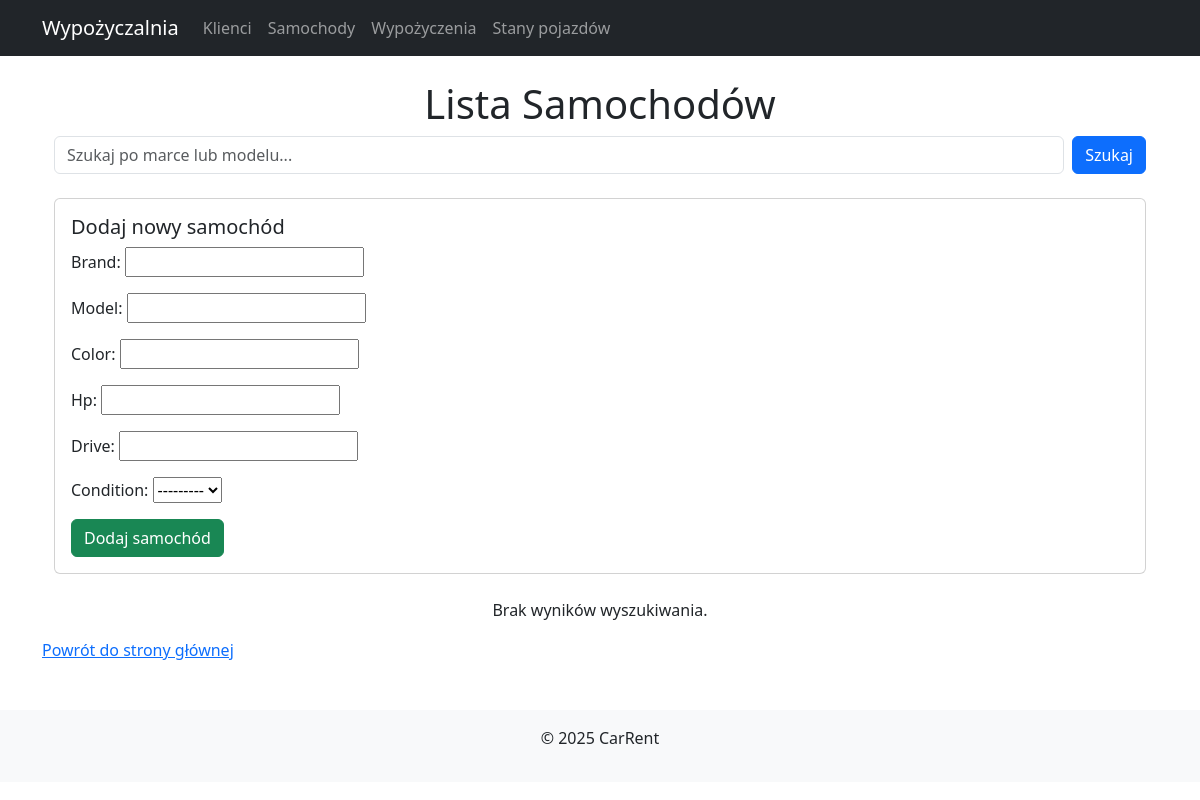
The page /carrent/cars/ on the database as committed earlier.
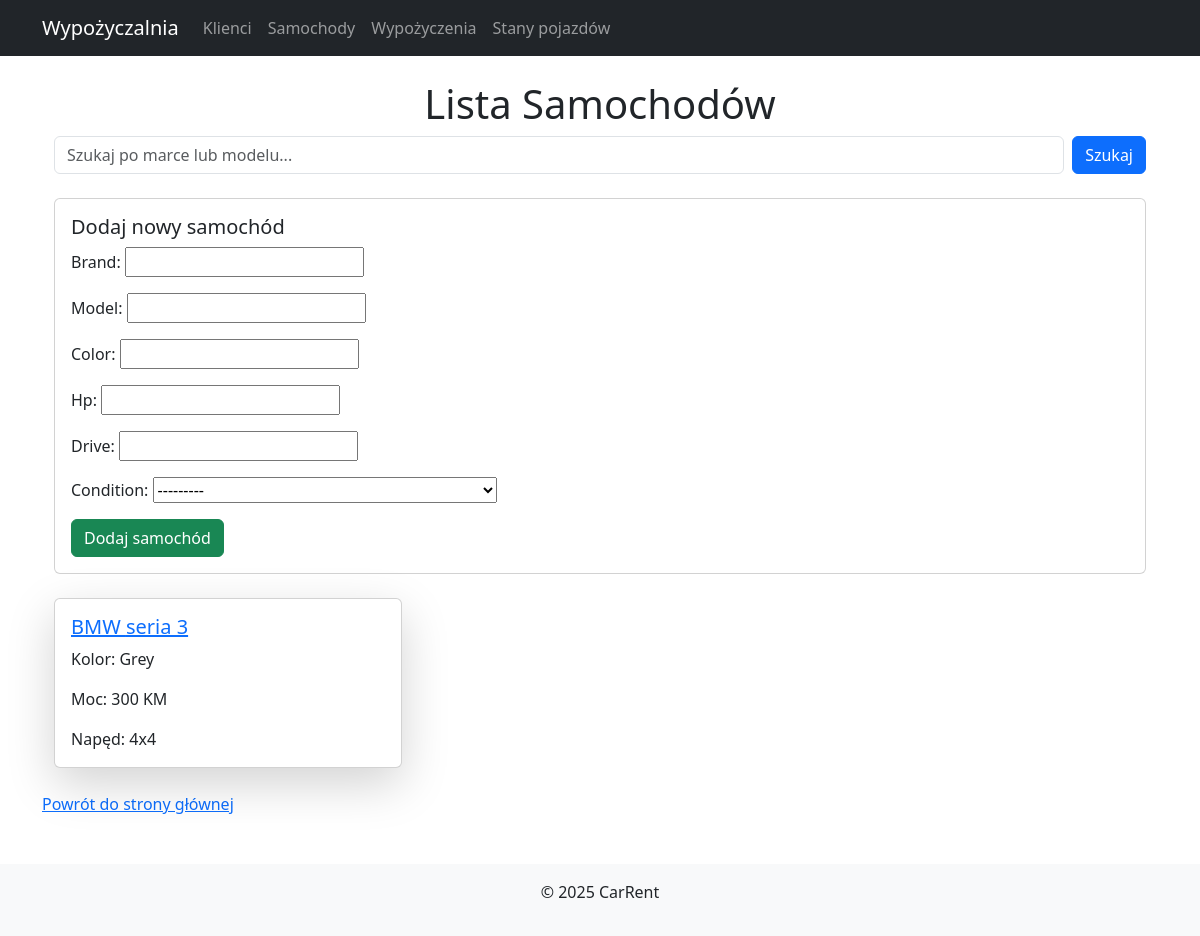
The same page on the database as committed later.
### carrent/models.py (models this page shows, shortened)
class Car(models.Model):
    id = models.IntegerField(primary_key=True)
    brand = models.CharField(max_length=50)
    model = models.CharField(max_length=50)
    color = models.CharField(max_length=50)
    hp = models.IntegerField()
    drive = models.CharField(max_length=50)
    condition = models.ForeignKey(Condition, null=True, blank=True, on_delete=models.CASCADE)
    class Meta:
        ordering = ['id', 'brand']

### carrent/views.py (the view)
# urls.py: path('cars/', views.car_list, name='car_list'),
def car_list(request):
    query = request.GET.get('q')
    cars = Car.objects.all()
    if query:
        cars = cars.filter(brand__icontains=query) | cars.filter(model__icontains=query)
    if request.method == "POST":
        form = CarForm(request.POST)
        if form.is_valid():
            form.save()
            return redirect('car_list')  # Odśwież stronę po dodaniu samochodu
    else:
        form = CarForm()
    return render(request, 'carrent/car/list.html', {'cars': cars, 'query': query, 'form': form})

### carrent/forms.py
class CarForm(forms.ModelForm):
    class Meta:
        model = Car
        fields = ['brand', 'model', 'color', 'hp', 'drive', 'condition']

### carrent/models.py (called while the page is built)
    def clean_in_text(self):
        return "Czyste wew." if self.cleanIn else "Brudne wew."

    def clean_out_text(self):
        return "Czyste zew." if self.cleanOut else "Brudne zew."

    def __str__(self):
        return f"{self.clean_in_text()} {self.clean_out_text()} {self.tires}"

### carrent/templates/carrent/car/list.html (shortened to what this page needs)
{% extends 'carrent/base.html' %}
{% block content %}
<div class="container">
    <h1 class="text-center">Lista Samochodów</h1>
    <form method="GET" class="d-flex mb-4">
        <input type="text" name="q" class="form-control me-2" placeholder="Szukaj po marce lub modelu..."
               value="{{ query|default_if_none:'' }}">
        <button type="submit" class="btn btn-primary">Szukaj</button>
    </form>
    <div class="card mb-4">
        <div class="card-body">
            <h5 class="card-title">Dodaj nowy samochód</h5>
            <form method="POST">
                {{ form.as_p }}
                <button type="submit" class="btn btn-success">Dodaj samochód</button>
            </form>
        </div>
    </div>
    <div class="row">
        {% for car in cars %}
            <div class="col-md-4">
                <div class="card shadow-lg mb-4">
                    <div class="card-body">
                        <a href="{% url 'car_detail' car.id %}">
                        <h5 class="card-title">{{ car.brand }} {{ car.model }}</h5> </a>
                        <p class="card-text">Kolor: {{ car.color }}</p>
                        <p class="card-text">Moc: {{ car.hp }} KM</p>
                        <p class="card-text">Napęd: {{ car.drive }}</p>
                    </div>
                </div>
            </div>
        {% empty %}
            <p class="text-center">Brak wyników wyszukiwania.</p>
        {% endfor %}
    </div>
</div>
<a href="{% url 'home' %}">Powrót do strony głównej</a>
{% endblock %}

Rows that differ between the two databases and show on the page:
added Car: brand "BMW", model "seria 3", color "Grey", hp "300", drive "4x4"
Other text that changed with them:
text no longer shown: "Brak wyników wyszukiwania."
